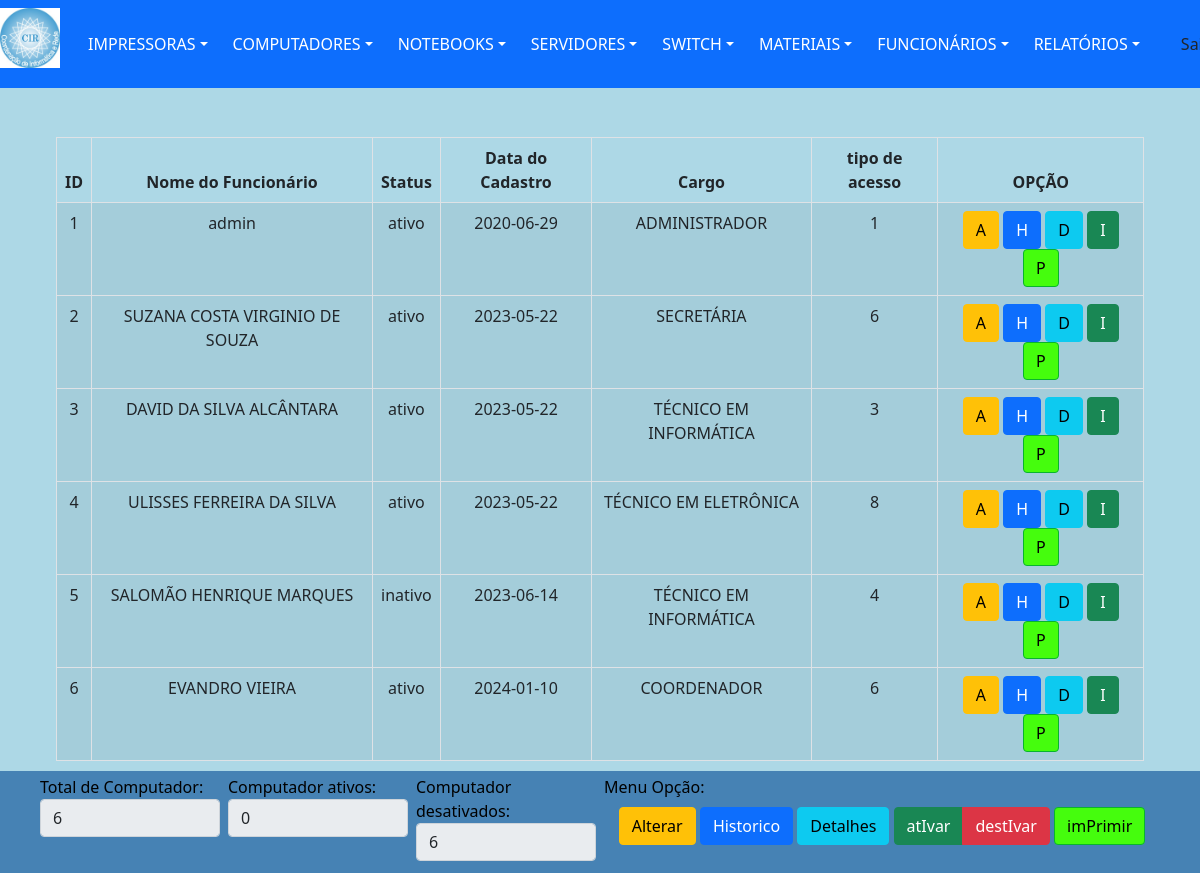
/views/funcionarioGerenTodos.php (signed in), run on an earlier commit of the app's database.
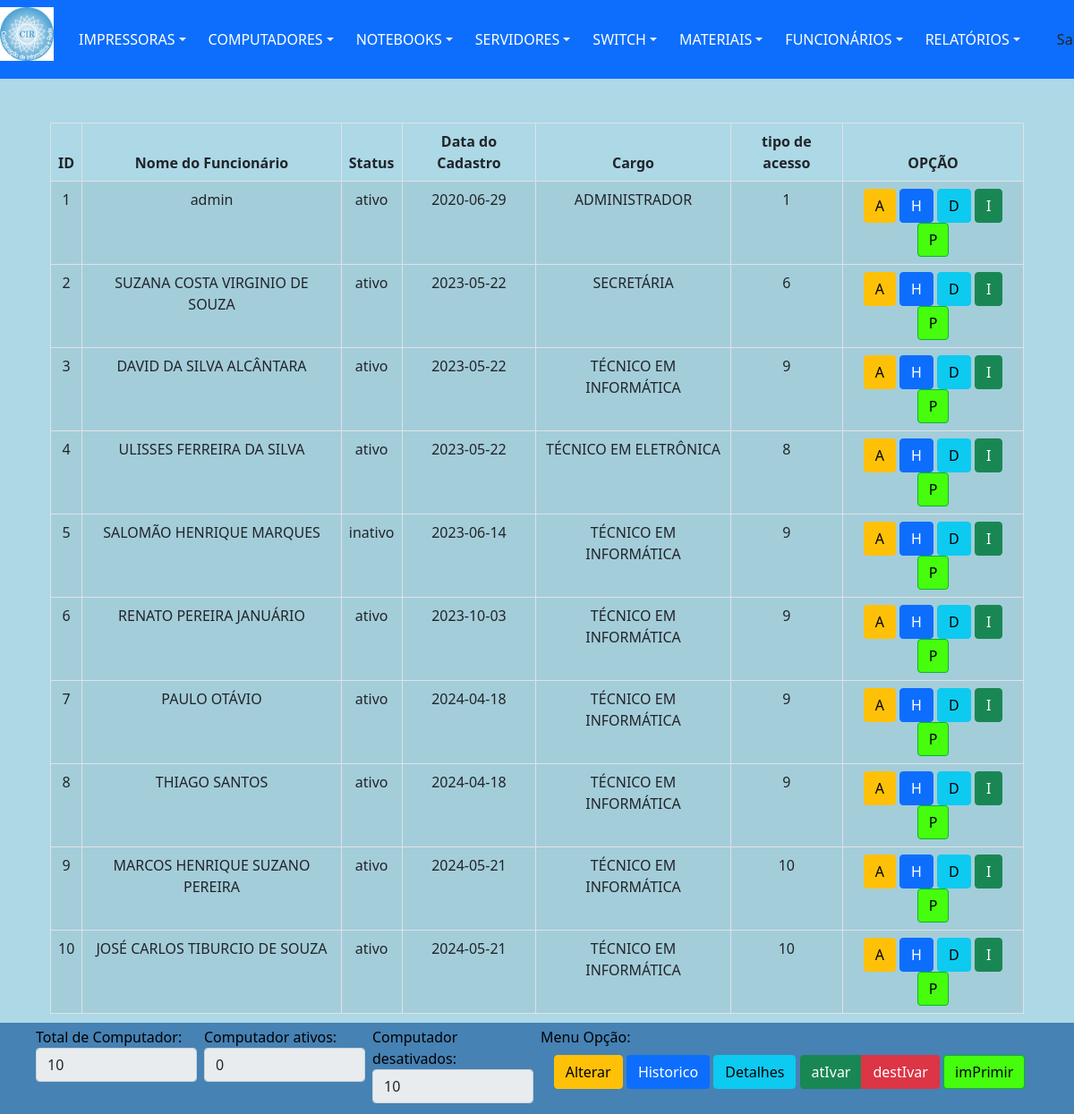
And on a later commit of the database.
### tables this page shows
CREATE TABLE `funcionario` (
  `idFuncionario` int(11) NOT NULL,
  `nomeFuncionario` varchar(60) DEFAULT NULL,
  `statusFuncionario` varchar(7) DEFAULT NULL,
  `login` varchar(25) DEFAULT NULL,
  `senha` varchar(250) DEFAULT NULL,
  `dataCadastro` date DEFAULT NULL,
  `dataAltCadastro` date DEFAULT NULL,
  `idCargo` int(11) DEFAULT NULL,
  `idAcesso` int(11) DEFAULT NULL
);

CREATE TABLE `cargo` (
  `idCargo` int(11) NOT NULL,
  `statusCargos` varchar(8) DEFAULT NULL,
  `nomeCargos` varchar(50) DEFAULT NULL
);

### dao/DAO-controleCir.php (called while the page is built, shortened)
<?php
	class ControleCirDAO
		{
            public function ListarTudo($nomeTabela)
                {
                    $conn = Database::connect();
                    $conn->exec('SET CHARACTER SET utf8');
                    $sql = "SELECT * FROM $nomeTabela";
                    try
                        {
                            $listar = $conn->query($sql);
                            $buscar = $listar->fetchAll(PDO::FETCH_OBJ);
                            $numRows = $listar->rowCount();
                        }
                    catch (PDOException $exc)
                        {
                            $buscar = $exc->getTraceAsString();
                        }
                    return $buscar;
                }
            public function BuscaCargo($idCargo, $idFuncionario)
                {
                    $conn = Database::connect();
                    $conn->exec('SET CHARACTER SET utf8');
                    $sql = "SELECT * FROM funcionario f, cargo c
                    WHERE f.idCargo = '$idCargo'
                    AND  f.idFuncionario = '$idFuncionario'
                    AND  f.idCargo = c.idCargo";
                     try
                        {
                            $listar = $conn->query($sql);
                            $buscar = $listar->fetchAll(PDO::FETCH_OBJ);
                        }
                    catch (PDOException $exc)
                        {
                            $buscar = $exc->getTraceAsString();
                        }
                    return $buscar;
                }
        }
?>

### views/funcionarioGerenTodos.php (the view, shortened to what this page needs)
<?php
	include "../template/menuPrincipal.php";
	$inativo = 0;
	$ativo = 0;
?>
			<nav class="fixed  navbar navbar-dark">
				<div class="line col-md-12 p-5 position-absolute top-50 bottom-150 end-150">
                    <div class="col-md-12 py-5 px-2">
						<table class="table table-striped table-bordered table-condensed">
							<thead>
								<tr>
									<th>ID</th>
									<th>Nome do Funcionário</th>
									<th>Status</th>
									<th>Data do Cadastro</th>
									<th>Cargo</th>
									<th>tipo de acesso</th>
									<th>OPÇÃO</th>
								</tr>
							</thead>
							<tbody>
								<?php
									$nomeTabela = "funcionario";
									require_once '../dao/DAO-controleCir.php';
									$funcAltDAO = new ControleCirDAO();
									foreach($funcAltDAO-> ListarTudo($nomeTabela)  as $func)
										{ ?>
											<tr>
												<td><?php echo $idFuncionario = $func->idFuncionario;?></td>
												<td><?php echo $nomeFuncionario = $func->nomeFuncionario;?></td>
												<td><?php echo $func->statusFuncionario; ?></td>
												<td><?php echo $func->dataCadastro; ?></td>
												<?php $idAcesso = $func->idAcesso; ?>
												<td>
													<?php   $idCargo = $func->idCargo;
															$cargoDAO = new ControleCirDAO();
															foreach($cargoDAO->BuscaCargo($idCargo, $idFuncionario) as $cargo)
																{
																	$nomeCargos= $cargo->nomeCargos;
																	echo $nomeCargos;
																}
													?>
												</td>
												<td><?php echo $idAcesso?></td>
												<td class='operations'>
                                                    <div class="btn-group pull-left" >
                                                        <a href="../views/naoImplementada.php" class="btn btn-small btn-warning table-edit">A<i class="icon-edit"></i></a>
                                                    </div>
                                                    <div class="btn-group pull-left">
                                                    	<a href="../views/naoImplementada.php" class="btn btn-primary">H<i class="icon-remove"></i></a>
                                                    </div>
                                                    <div class="btn-group pull-left">
                                                        <a href="../views/naoImplementada.php" class="btn btn-info">D<i class="icon-remove"></i></a>
                                                    </div>
                                                    <div class="btn-group pull-left">
														<?php
                                                            if($statusComp != "ativo")
                                                                {
                                                                    $html = "<a href='../views/naoImplementada.php' class='btn btn-small btn-success'>I<i class='icon-remove'></i></a>";
                                                                    $inativo++;
																	echo $html;
                                                                }
															else
                                                                {
                                                                    $html = "<a href='../views/naoImplementada.php' class='btn btn-small btn-danger'>I<i class='icon-remove'></i></a>";
                                                                    $ativo++;
																	echo $html;
                                                                }
                                                        ?>
                                                    </div>
													<div class="btn-group pull-left">
                                                        <a href="../views/naoImplementada.php" target="_blank" class="btn btn-small btn-ufs">P<i class="icon-remove"></i></a>
                                                    </div>
                                                </td>
											<tr>
										<?php
										} ?>
							</tbody>
						</table>
					</div>
				</div>
			</nav>
		<div class="fixed-bottom p-1 px-md-5 col-md-12 bg-ufs text-black1">
			<div class="row">
				<div class="col px-md-1 col-md-2">
					<label for="inputSuccess" class="control-label">Total de Computador:</label>
					<input type="text" class="form-control" value="<?php echo $_SESSION['numUser'];?>" readonly >
				</div>
				<div class="col px-md-1 col-md-2">
					<label for="inputSuccess" class="control-label">Computador ativos:</label>
					<input type="text" class="form-control" value="<?php echo $ativo;?>" readonly>
				</div>
				<div class="col px-md-1 col-md-2">
					<label for="inputSuccess" class="control-label">Computador desativados:</label>
					<input type="text" class="form-control" value="<?php echo $inativo;?>" readonly>
				</div>
				<div class="col px-md-1 col-md-6">
					<label for="inputSuccess" class="control-label">Menu Opção:</label>
							<table class="table table-borderless">
								<thead>
									<tr>
										<th>
											<div class="btn-group pull-left" >
												<a class="btn btn-small btn-warning table-edit">Alterar<i class="icon-edit"></i></a>
											</div>
											<div class="btn-group pull-left">
												<a class="btn btn-primary">Historico<i class="icon-remove"></i></a>
											</div>
											<div class="btn-group pull-left">
												<a class="btn btn-info">Detalhes<i class="icon-remove"></i></a>
											</div>
											<div class="btn-group pull-left">
												<a class="btn btn-small btn-success">atIvar<i class="icon-remove"></i></a>
												<a class="btn btn-small btn-danger">destIvar<i class="icon-remove"></i></a>
											</div>
											<div class="btn-group pull-left">
												<a class="btn btn-small btn-ufs">imPrimir<i class="icon-remove"></i></a>
											</div>
										</th>
									</tr>
								</thead>
							</table>
				</div>
			</div>
		</div>
	</body>
</html>

### template/menuPrincipal.php (shortened to what this page needs)
<!DOCTYPE html>
<html lang="pt-br">
	<head>
		<link href="../css/bootstrap.css" rel="stylesheet">
	</head>
    <body>
        <nav class="fixed-top navbar navbar-dark bg-primary">
            <div class="btn-group">
                <img src="../img/cir.jpg" width=60 height=60>
                <div class="btn-group">
                    <button type="button" class="btn btn-primary dropdown-toggle" data-bs-toggle="dropdown">IMPRESSORAS</button>
                </div>
                <div class="btn-group">
                    <button type="button" class="btn btn-primary dropdown-toggle" data-bs-toggle="dropdown">COMPUTADORES</button>
                </div>
                <div class="btn-group">
                    <button type="button" class="btn btn-primary dropdown-toggle" data-bs-toggle="dropdown">NOTEBOOKS</button>
                </div>
                <div class="btn-group">
                    <button type="button" class="btn btn-primary dropdown-toggle" data-bs-toggle="dropdown">SERVIDORES</button>
                </div>
                 <div class="btn-group">
                    <button type="button" class="btn btn-primary dropdown-toggle" data-bs-toggle="dropdown">SWITCH</button>
                </div>
                <div class="btn-group">
                    <button type="button" class="btn btn-primary dropdown-toggle" data-bs-toggle="dropdown">MATERIAIS</button>
                </div>
                <div class="btn-group">
                    <button type="button" class="btn btn-primary dropdown-toggle" data-bs-toggle="dropdown">FUNCIONÁRIOS</button>
                </div>
                <div class="btn-group">
                    <button type="button" class="btn btn-primary dropdown-toggle" data-bs-toggle="dropdown">RELATÓRIOS</button>
                </div>
                <div class="btn-group">
                    <form class="d-flex" role="search" action="../controllers/usuarioLogout.php" method="POST">
                        <button class="btn btn-outline-ufs" type="submit">Sair</button>
                    </form>
                </div>
            </div>
        </nav>

### template/menuPrincipal.php (style rules this page uses)
body { background-color: #ADD8E6; }
table, th, td { padding: 5px; text-align:center; }

What changed in the data, as far as the page shows it:
changed funcionario "DAVID DA SILVA ALCÂNTARA": idAcesso "3" → "9"
changed funcionario "SALOMÃO HENRIQUE MARQUES": idAcesso "4" → "9"
changed funcionario id 6: nomeFuncionario "EVANDRO VIEIRA" → "RENATO PEREIRA JANUÁRIO"; dataCadastro "2024-01-10" → "2023-10-03"; idCargo.nomeCargos "COORDENADOR" → "TÉCNICO EM INFORMÁTICA"; idAcesso "6" → "9"
added funcionario: idFuncionario "7", nomeFuncionario "PAULO OTÁVIO", statusFuncionario "ativo", dataCadastro "2024-04-18", idCargo.nomeCargos "TÉCNICO EM INFORMÁTICA", idAcesso "9"
added funcionario: idFuncionario "8", nomeFuncionario "THIAGO SANTOS", statusFuncionario "ativo", dataCadastro "2024-04-18", idCargo.nomeCargos "TÉCNICO EM INFORMÁTICA", idAcesso "9"
added funcionario: idFuncionario "9", nomeFuncionario "MARCOS HENRIQUE SUZANO PEREIRA", statusFuncionario "ativo", dataCadastro "2024-05-21", idCargo.nomeCargos "TÉCNICO EM INFORMÁTICA", idAcesso "10"
added funcionario: idFuncionario "10", nomeFuncionario "JOSÉ CARLOS TIBURCIO DE SOUZA", statusFuncionario "ativo", dataCadastro "2024-05-21", idCargo.nomeCargos "TÉCNICO EM INFORMÁTICA", idAcesso "10"
Also different on the page:
form field numUser: "6" → "10"
form field value: "6" → "10"
